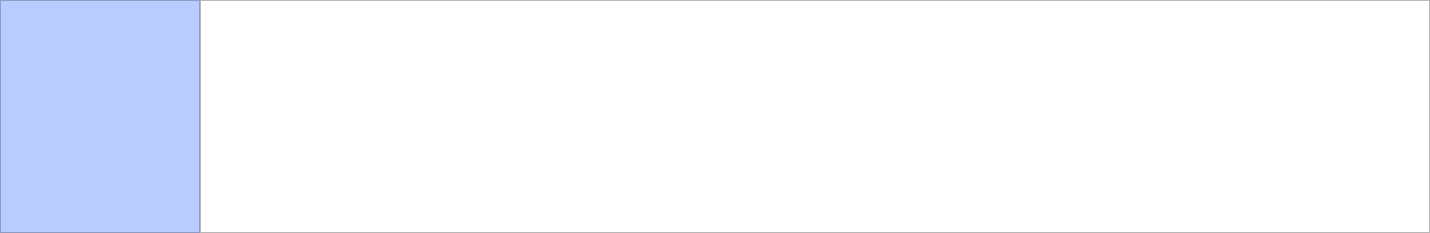
<?xml version="1.0" encoding="UTF-8"?>
<ui version="4.0">
 <class>Form</class>
 <widget class="QWidget" name="Form">
  <property name="geometry">
   <rect>
    <x>0</x>
    <y>0</y>
    <width>1430</width>
    <height>233</height>
   </rect>
  </property>
  <property name="windowTitle">
   <string>Form</string>
  </property>
  <layout class="QGridLayout" name="pgLayout">
   <property name="leftMargin">
    <number>0</number>
   </property>
   <property name="topMargin">
    <number>0</number>
   </property>
   <property name="rightMargin">
    <number>0</number>
   </property>
   <property name="bottomMargin">
    <number>0</number>
   </property>
   <property name="spacing">
    <number>0</number>
   </property>
   <item row="0" column="0">
    <widget class="QFrame" name="folderView">
     <property name="minimumSize">
      <size>
       <width>200</width>
       <height>0</height>
      </size>
     </property>
     <property name="maximumSize">
      <size>
       <width>200</width>
       <height>16777215</height>
      </size>
     </property>
     <property name="styleSheet">
      <string notr="true">background-color: rgb(185, 204, 255);</string>
     </property>
     <property name="frameShape">
      <enum>QFrame::Shape::StyledPanel</enum>
     </property>
     <property name="frameShadow">
      <enum>QFrame::Shadow::Raised</enum>
     </property>
    </widget>
   </item>
   <item row="0" column="1">
    <widget class="QListWidget" name="imageView"/>
   </item>
  </layout>
 </widget>
 <resources/>
 <connections/>
</ui>
